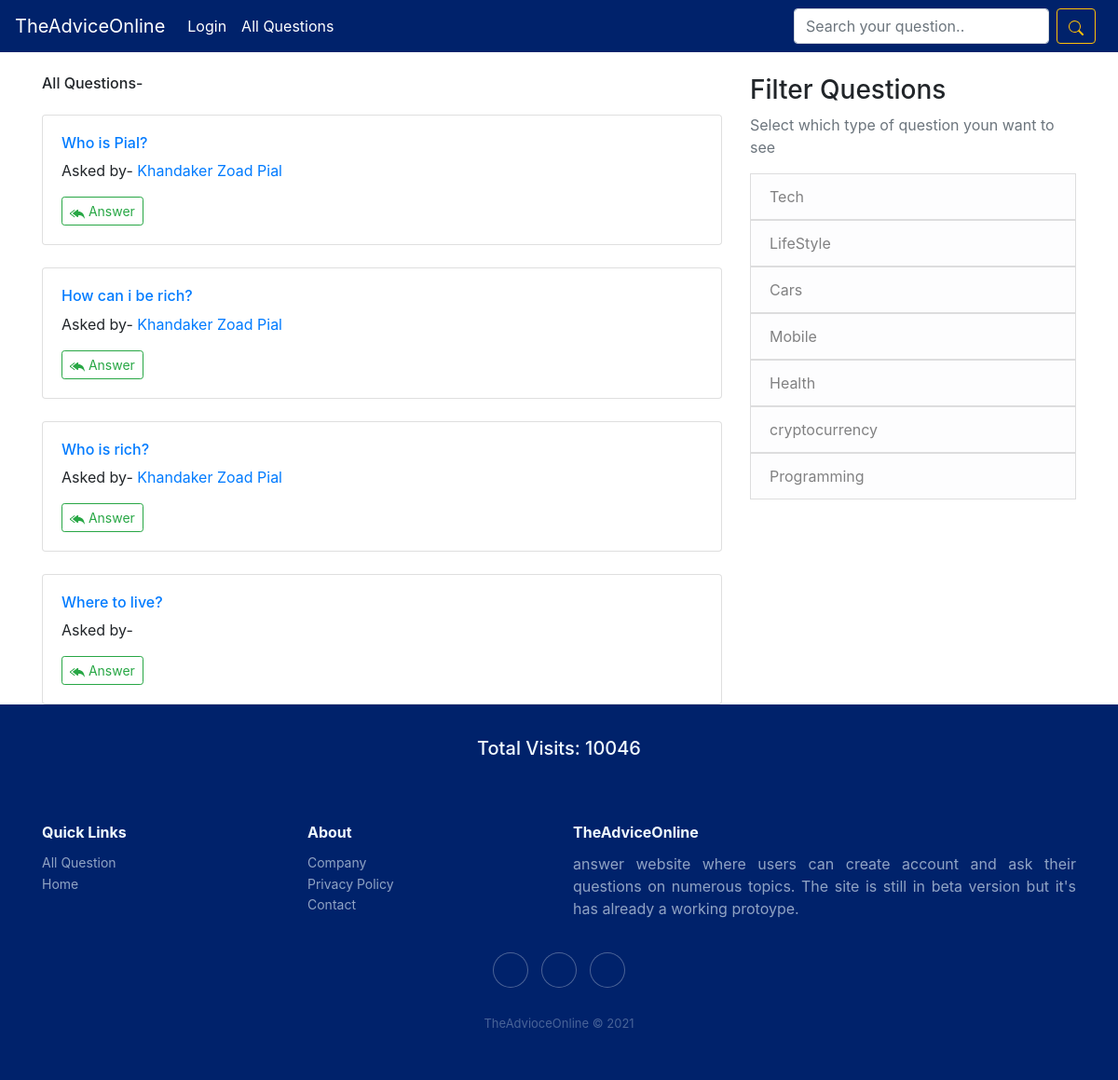
The page /all on the database as committed earlier.
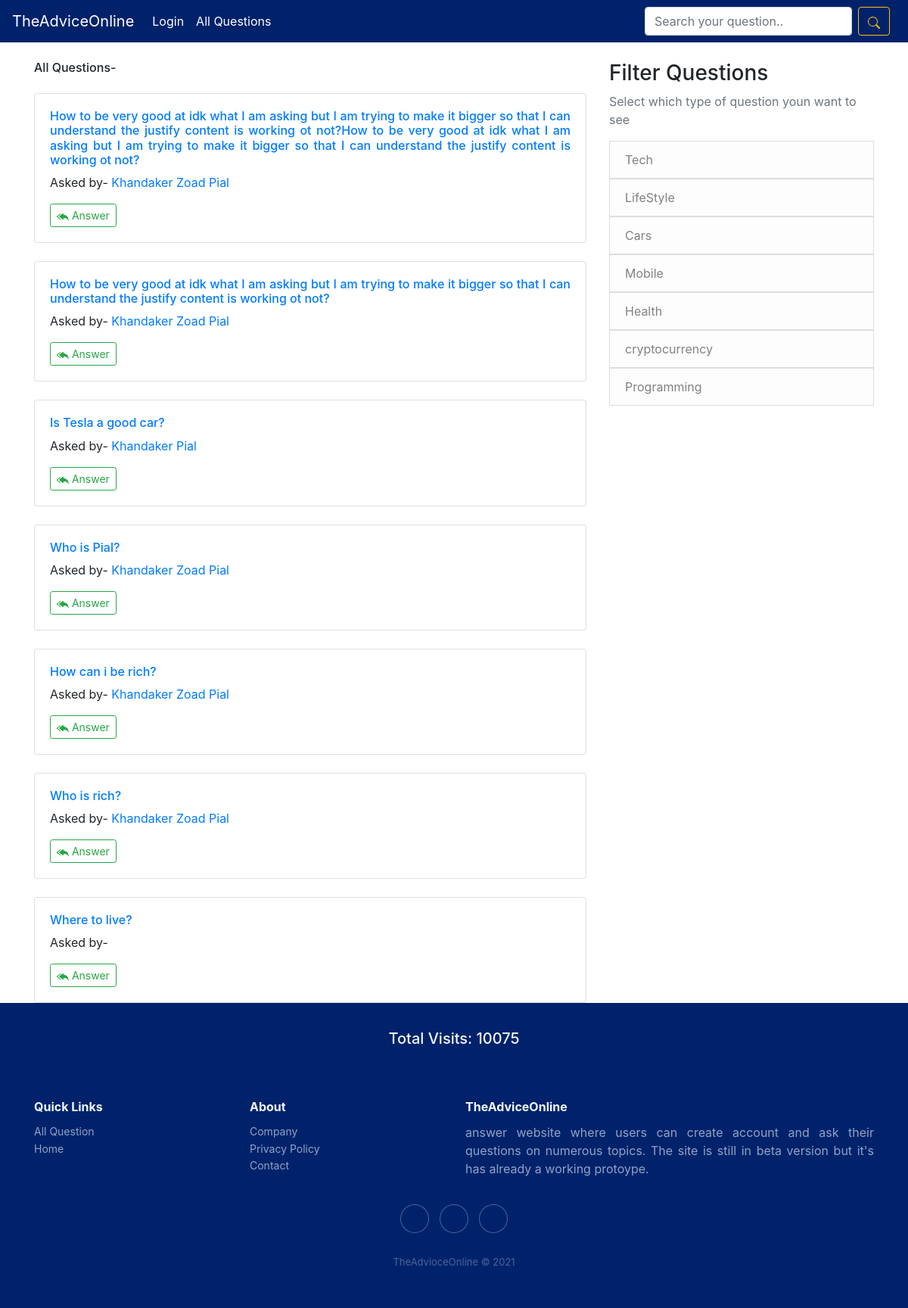
The same page on the database as committed later.
### question/models.py (models this page shows, shortened)
class Question(models.Model):
    asked_by = models.ForeignKey(User, on_delete=models.CASCADE)
    the_question = models.TextField()
    asked_when = models.DateTimeField(auto_now_add=True)
    question_category = models.ForeignKey(category, on_delete=models.CASCADE)
    is_anonymous = models.BooleanField(default=False)

class category(models.Model):
    cat = models.CharField(max_length=30)

class fun(models.Model):
    total = models.IntegerField(default=1)

### question/views.py (the view)
# urls.py: path('all', views.all_questins, name='all'),
def all_questins(request):
    object_set  = Question.objects.all().order_by('-asked_when')
    fun = f.objects.get(pk=1)
    cats = c.objects.all()
    p = Paginator(object_set, 10)
    page_number = request.GET.get('page')
    page_obj = p.get_page(page_number)
    return render(request, 'question/all.html', {'questions_set': page_obj, 'cats': cats, 'fun': fun})

### templates/question/all.html (shortened to what this page needs)
{% extends 'base.html' %}
{% block main_content %}
<h6 class=mt-4>All Questions- </h6>
{% for q in questions_set %}
<div class="card mt-4">
    <div class="card-body">
        <h6 class="text-justify"><a href="{% url 'answer' q.pk %}">{{q.the_question}}</a> </h6>
        {% if q.is_anonymous %}
        <p>Asked by - Anonymous</p>
        {% else %}
        <p>Asked by- <a href="{% url 'profile_handler' q.asked_by.pk %}">{{q.asked_by.first_name}}
                {{q.asked_by.last_name}}
            </a></p>
        {% endif %}
        <a href="{% url 'answer' q.pk %}" class="btn btn-outline-success btn-sm">
            Answer</a>
    </div>
</div>
{% endfor %}
{% endblock main_content %}

### templates/base.html (shortened to what this page needs)
<!DOCTYPE html>
<html>
<head>
    <link rel="stylesheet" href="https://cdn.jsdelivr.net/npm/bootstrap@4.6.0/dist/css/bootstrap.min.css">
    <link rel="stylesheet" href="https://cdnjs.cloudflare.com/ajax/libs/ionicons/2.0.1/css/ionicons.min.css">
</head>
<body>
    <nav class="navbar navbar-expand-lg navbar-dark bg-pial">
        <a class="navbar-brand" href="{% url 'home' %}">TheAdviceOnline</a>
        <div class="collapse navbar-collapse" id="navbarSupportedContent">
            <ul class="navbar-nav mr-auto">
                {% if user.is_authenticated %}
                <li class="nav-item active">
                  <a class="nav-link" href="{% url 'profile_handler' user.pk %}">Profile <span class="sr-only">(current)</span></a>
                </li>
                {% else %}
                <li class="nav-item active">
                  <a class="nav-link" href="{% url 'account_login' %}">Login <span class="sr-only">(current)</span></a>
                </li>
                {% endif %}
                <li class="nav-item active">
                  <a class="nav-link" href="{% url 'all' %}">All Questions <span class="sr-only">(current)</span></a>
                </li>
            </ul>
            <form action="{% url 'search' %}" class="form-inline my-2 my-lg-0" method="post">
                <input class="form-control mr-sm-2" type="search" name="search" placeholder="Search your question.." aria-label="Search">
                <button class="mr-2 btn btn-outline-warning my-2 my-sm-0" type="submit"></button>
            </form>
        </div>
    </nav>
 <main role="main" class="container">
      <div class="row">
        <div class="col-lg-8">
          {% block main_content %}{% endblock main_content %}
        </div>
        <div class="col-lg-4 mt-4">
          <div class="content-section">
            {% if unanswered %}
          <h3>More</h3>
          <p class='text-muted'>You may also like to answer these questions too!
              <ul class="list-group">
                {% for i in unanswered %}
                  <a href="{% url 'sub_question' i.pk %}"><li class="list-group-item list-group-item-light">{{i.the_sub_question}}</li></a>
                {% endfor %}
              </ul>
            </p>
            {% else %}
            <h3>Filter Questions</h3>
            <p class='text-muted'>Select which type of question youn want to see
              <ul class="list-group">
              {% for x in cats %}
                <a href="{% url 'search2' x.pk %}"><li class="list-group-item list-group-item-light">{{x.cat}}</li></a>
              {% endfor %}
              </ul>
            </p>
            {% endif %}
          </div>
        </div>
      </div>
    </main>
<div class="footer-dark1">
  <br>
  <center><h5>Total Visits: {{fun.total}}</h5></center>
</div>
    <div class="footer-dark">
  <footer>
      <div class="container">
          <div class="row">
              <div class="col-sm-6 col-md-3 item">
                  <h3>Quick Links</h3>
                  <ul>
                      <li><a href="{% url 'all' %}">All Question</a></li>
                      <li><a href="{% url 'home' %}">Home</a></li>
                  </ul>
              </div>
              <div class="col-sm-6 col-md-3 item">
                  <h3>About</h3>
                  <ul>
                      <li><a href="{% url 'about_us' %}">Company</a></li>
                      <li><a href="{% url 'about_us' %}">Privacy Policy</a></li>
                      <li><a href="{% url 'about_us' %}">Contact</a></li>
                  </ul>
              </div>
              <div class="col-md-6 item text">
                  <h3>TheAdviceOnline</h3>
                  <p  class="text-justify">answer website where users can create account and ask their questions on numerous topics. The site is still in beta version but it's has already a working protoype.</p>
              </div>
              <div class="col item social"><a href="#"></a><a href="#"></a><a href="https://www.linkedin.com/in/advice-online-6b89a9220/"></a></div>
          </div>
          <p class="copyright">TheAdvioceOnline © 2021</p>
      </div>
  </footer>
</body>

Rows that differ between the two databases and show on the page:
added Question: the_question "How to be very good at idk what I am asking but I am trying to make it bigger so that I can understand the justify content is working ot not?How to be very good at idk what I am asking but I am trying to make it bigger so that I can understand the justify content is working ot not?", asked_by.first_name "Khandaker", asked_by.last_name "Zoad Pial"
added Question: the_question "How to be very good at idk what I am asking but I am trying to make it bigger so that I can understand the justify content is working ot not?", asked_by.first_name "Khandaker", asked_by.last_name "Zoad Pial"
added Question: the_question "Is Tesla a good car?", asked_by.first_name "Khandaker", asked_by.last_name "Pial"
changed fun: total "10046" → "10075"
